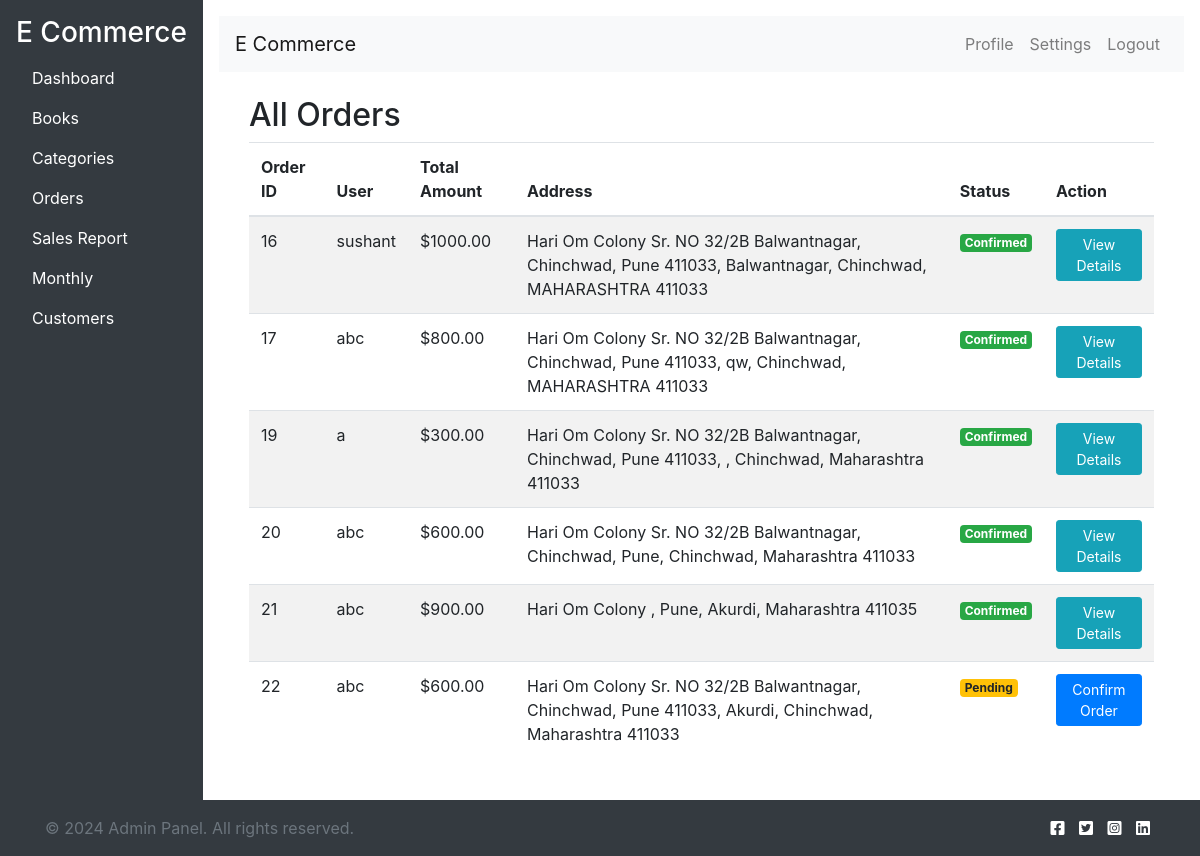
The page /admin_orders/ on the database its author committed.
### bookstore/models.py (models this page shows)
class Order(models.Model):
    user = models.ForeignKey(User, on_delete=models.CASCADE)
    total_amount = models.DecimalField(max_digits=10, decimal_places=2)
    created_at = models.DateTimeField(auto_now_add=True)
    address_line1 = models.CharField(max_length=255, null=True, default=None, blank=True  )
    address_line2 = models.CharField(max_length=255, blank=True, null=True,default=None)
    city = models.CharField(max_length=100,null=True, default=None, blank=True)
    state = models.CharField(max_length=100,null=True, default=None, blank=True)
    zip_code = models.CharField(max_length=20, default = 411033)
    is_confirmed = models.BooleanField(default=False)
    tracking_number = models.CharField(max_length=100, blank=True, null=True)

### bookstore/views.py (the view)
# urls.py: path('admin_orders/', AdminOrdersView.as_view(), name='admin_orders'),
class AdminOrdersView(View):
    template_name = 'admin_orders.html'
    def get(self, request, *args, **kwargs):
        orders = Order.objects.all()
        context = {
            'orders': orders,
        }
        return render(request, self.template_name, context)

### templates/admin_orders.html (shortened to what this page needs)
{% extends 'admin_base.html' %}
{% block body %}
<div class="container mt-4">
    <h2>All Orders</h2>
    <table class="table table-striped">
        <thead>
            <tr>
                <th>Order ID</th>
                <th>User</th>
                <th>Total Amount</th>
                <th>Address</th>
                <th>Status</th>
                <th>Action</th>
            </tr>
        </thead>
        <tbody>
            {% for order in orders %}
            <tr>
                <td>{{ order.id }}</td>
                <td>{{ order.user.username }}</td>
                <td>${{ order.total_amount }}</td>
                <td>{{ order.address_line1 }}, {{ order.address_line2 }}, {{ order.city }}, {{ order.state }} {{ order.zip_code }}</td>
                <td>
                    {% if order.is_confirmed %}
                        <span class="badge badge-success">Confirmed</span>
                    {% else %}
                        <span class="badge badge-warning">Pending</span>
                    {% endif %}
                </td>
                <td>
                    {% if not order.is_confirmed %}
                        <form method="post" action="{% url 'order_confirm' order.id %}">
                            <button type="submit" class="btn btn-primary btn-sm">Confirm Order</button>
                        </form>
                    {% else %}
                        <a href="{% url 'order_detail' order.id %}" class="btn btn-info btn-sm">View Details</a>
                    {% endif %}
                </td>
            </tr>
            {% empty %}
            <tr>
                <td colspan="6">No orders found.</td>
            </tr>
            {% endfor %}
        </tbody>
    </table>
</div>
{% endblock %}

### rows shown on the page
Order: id "16", user.username "sushant", total_amount "1000.00", address_line1 "Hari Om Colony Sr. NO 32/2B Balwantnagar, Chinchwad, Pune 411033", address_line2 "Balwantnagar", city "Chinchwad", state "MAHARASHTRA", zip_code "411033", is_confirmed "Confirmed"
Order: id "17", user.username "abc", total_amount "800.00", address_line1 "Hari Om Colony Sr. NO 32/2B Balwantnagar, Chinchwad, Pune 411033", address_line2 "qw", city "Chinchwad", state "MAHARASHTRA", zip_code "411033", is_confirmed "Confirmed"
Order: id "19", user.username "a", total_amount "300.00", address_line1 "Hari Om Colony Sr. NO 32/2B Balwantnagar, Chinchwad, Pune 411033", city "Chinchwad", state "Maharashtra", zip_code "411033", is_confirmed "Confirmed"
Order: id "20", user.username "abc", total_amount "600.00", address_line1 "Hari Om Colony Sr. NO 32/2B Balwantnagar, Chinchwad", address_line2 "Pune", city "Chinchwad", state "Maharashtra", zip_code "411033", is_confirmed "Confirmed"
Order: id "21", user.username "abc", total_amount "900.00", address_line1 "Hari Om Colony", address_line2 "Pune", city "Akurdi", state "Maharashtra", zip_code "411035", is_confirmed "Confirmed"
Order: id "22", user.username "abc", total_amount "600.00", address_line1 "Hari Om Colony Sr. NO 32/2B Balwantnagar, Chinchwad, Pune 411033", address_line2 "Akurdi", city "Chinchwad", state "Maharashtra", zip_code "411033", is_confirmed "Pending"
